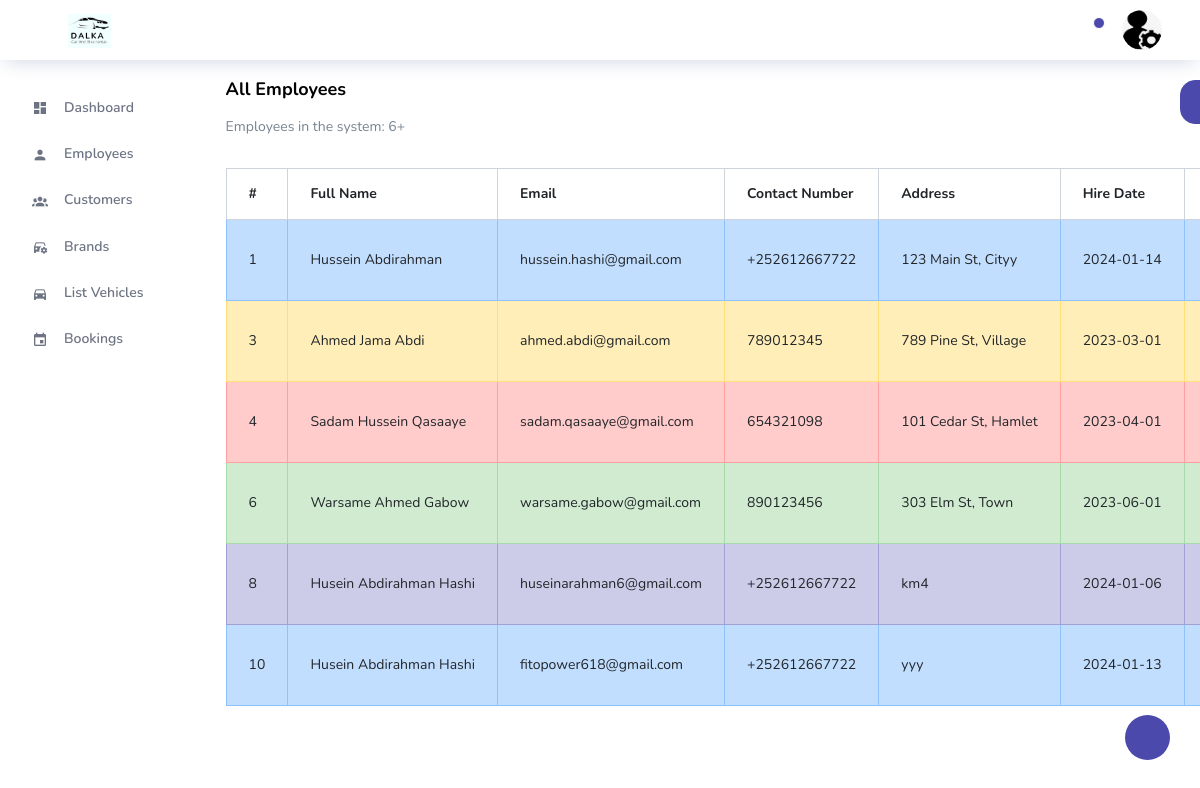
Screenshot of /user/employees.php (signed in) with the database file from the repository.
### tables this page shows
CREATE TABLE `employees` (
  `id` int(11) NOT NULL,
  `full_name` varchar(255) DEFAULT NULL,
  `email` varchar(255) DEFAULT NULL,
  `contact_number` varchar(20) DEFAULT NULL,
  `address` varchar(255) DEFAULT NULL,
  `hire_date` date DEFAULT NULL,
  `position` varchar(255) DEFAULT NULL,
  `salary` decimal(10,2) DEFAULT NULL,
  `created_at` timestamp NOT NULL DEFAULT current_timestamp()
);

### user/employees.php (the view, shortened to what this page needs)
<?php
include 'include/header.php';
include 'include/db.php';
$query = "SELECT * FROM employees";
$result = mysqli_query($connection, $query);
$counter = 0;
?>
<div class="col-lg-12 stretch-card">
    <div class="card">
        <div class="card-body">
            <div class="d-flex justify-content-between">
                <div>
                    <h4 class="card-title">All Employees</h4>
                    <p class="card-description">
                        <?php
                        $numEmployees = mysqli_num_rows($result);
                        echo "Employees in the system: " . $numEmployees . "+";
                        ?>
                    </p>
                </div>
                <div>
                    <button type="button" class="btn btn-primary" data-toggle="modal"
                        data-target="#addemployeemodal">Add New Employee</button>
                </div>
            </div>
            <div class="table-responsive pt-3">
                <table class="table table-bordered">
                    <thead>
                        <tr>
                            <th>#</th>
                            <th>Full Name</th>
                            <th>Email</th>
                            <th>Contact Number</th>
                            <th>Address</th>
                            <th>Hire Date</th>
                            <th>Position</th>
                        </tr>
                    </thead>
                    <tbody>
                        <?php
                        $rowColorClasses = ['table-info', 'table-warning', 'table-danger', 'table-success', 'table-primary'];
                        while ($row = mysqli_fetch_assoc($result)) {
                            $colorClass = $rowColorClasses[$counter % count($rowColorClasses)];
                            $counter++;
                            ?>
                            <tr class="<?php echo $colorClass; ?>">
                                <td>
                                    <?php echo $row['id']; ?>
                                </td>
                                <td>
                                    <?php echo $row['full_name']; ?>
                                </td>
                                <td>
                                    <?php echo $row['email']; ?>
                                </td>
                                <td>
                                    <?php echo $row['contact_number']; ?>
                                </td>
                                <td>
                                    <?php echo $row['address']; ?>
                                </td>
                                <td>
                                    <?php echo $row['hire_date']; ?>
                                </td>
                                <td>
                                </td>
                            </tr>
                        <?php } ?>
                    </tbody>
                </table>
            </div>
        </div>
    </div>
</div>
<?php
include 'include/footer.php';
?>

### rows the page displays
employees: id "1", full_name "Hussein Abdirahman", email "hussein.hashi@gmail.com", contact_number "+252612667722", address "123 Main St, Cityy", hire_date "2024-01-14"
employees: id "3", full_name "Ahmed Jama Abdi", email "ahmed.abdi@gmail.com", contact_number "789012345", address "789 Pine St, Village", hire_date "2023-03-01"
employees: id "4", full_name "Sadam Hussein Qasaaye", email "sadam.qasaaye@gmail.com", contact_number "654321098", address "101 Cedar St, Hamlet", hire_date "2023-04-01"
employees: id "6", full_name "Warsame Ahmed Gabow", email "warsame.gabow@gmail.com", contact_number "890123456", address "303 Elm St, Town", hire_date "2023-06-01"
employees: id "8", full_name "Husein Abdirahman Hashi", email "huseinarahman6@gmail.com", contact_number "+252612667722", address "km4", hire_date "2024-01-06"
employees: id "10", full_name "Husein Abdirahman Hashi", email "fitopower618@gmail.com", contact_number "+252612667722", address "yyy", hire_date "2024-01-13"

### other values shown
$numEmployees "6"
